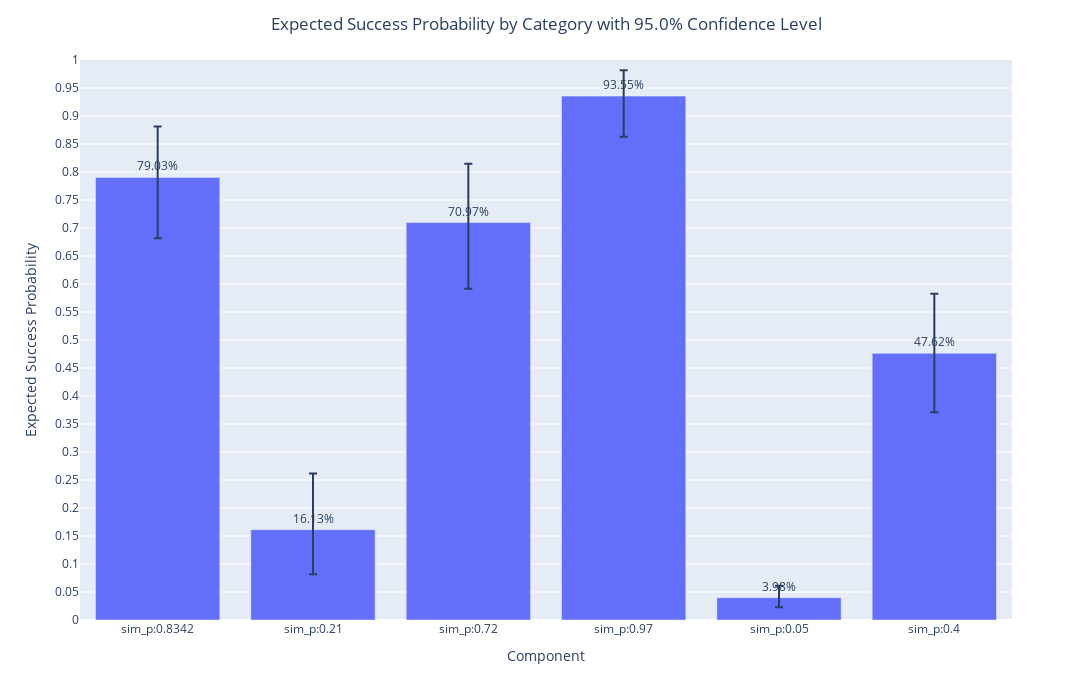

Notebook cell for this chart:
### Code cell
# Use weakly informative prior
threshold=[1]*6
alphalevel=0.05
alpha=[1,1,1,1,   9429/800,  12] #the customized prior has mean 0.035 and std 0.01 for the 5th p, and 0.5, 0.2 for the 6th p
beta=[1,1,1,1,   259971/800,  12]

result=Bayes(x, threshold, alpha, beta, alphalevel, direction='greater')
display(result.res)
result.Plot_Bayes()

### Figure 1 — Plotly figure (JSON) as saved in the notebook; plotly's stock layout.template omitted (floating-point values rounded to 4 significant figures)
{"data": [{"alignmentgroup": "True", "error_y": {"array": [0.0911, 0.1004, 0.1051, 0.0463, 0.0213, 0.1064], "arrayminus": [0.1087, 0.0798, 0.118, 0.0726, 0.0169, 0.1054], "symmetric": false, "type": "data"}, "hovertemplate": "Component=%{x}<br>Expected Success Probability=%{y}<br>text=%{text}<extra></extra>", "legendgroup": "", "marker": {"color": "#636efa", "pattern": {"shape": ""}}, "name": "", "offsetgroup": "", "orientation": "v", "showlegend": false, "text": ["79.03%", "16.13%", "70.97%", "93.55%", "3.98%", "47.62%"], "textfont": {"size": 12}, "textposition": "outside", "type": "bar", "x": ["sim_p:0.8342", "sim_p:0.21", "sim_p:0.72", "sim_p:0.97", "sim_p:0.05", "sim_p:0.4"], "xaxis": "x", "y": [0.7903, 0.1613, 0.7097, 0.9355, 0.0398, 0.4762], "yaxis": "y"}], "layout": {"barmode": "relative", "height": 700, "legend": {"tracegroupgap": 0}, "margin": {"t": 60}, "title": {"text": "Expected Success Probability by Category with 95.0% Confidence Level", "x": 0.5}, "width": 1200, "xaxis": {"anchor": "y", "domain": [0, 1], "title": {"text": "Component"}}, "yaxis": {"anchor": "x", "domain": [0, 1], "dtick": 0.05, "range": [0, 1], "title": {"text": "Expected Success Probability"}}}}
